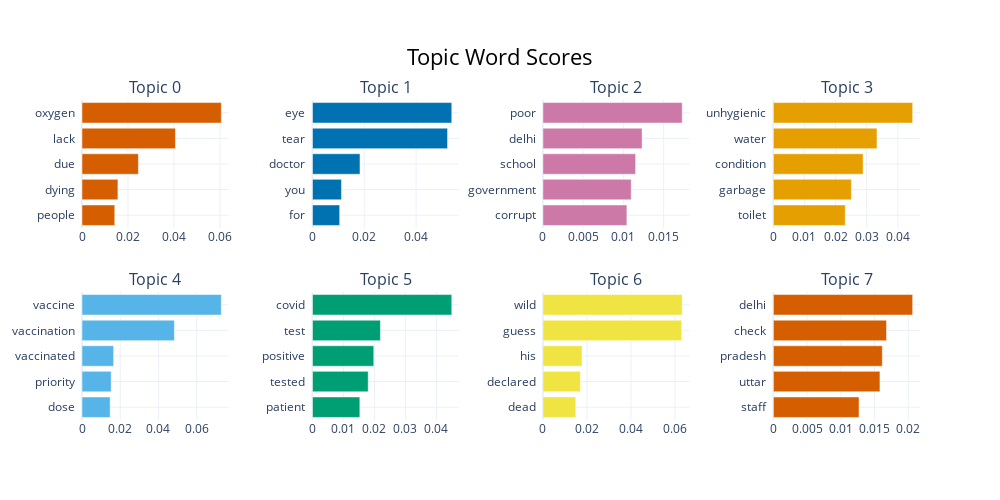

Notebook cell for this chart:
### Code cell
topic_model.visualize_barchart()

### Figure 1 — Plotly figure (JSON) as saved in the notebook; plotly's stock layout.template omitted (floating-point values rounded to 4 significant figures)
{"data": [{"marker": {"color": "#D55E00"}, "orientation": "h", "type": "bar", "x": [0.01426, 0.01563, 0.02453, 0.04065, 0.06062], "xaxis": "x", "y": ["people  ", "dying  ", "due  ", "lack  ", "oxygen  "], "yaxis": "y"}, {"marker": {"color": "#0072B2"}, "orientation": "h", "type": "bar", "x": [0.01051, 0.01119, 0.01835, 0.05215, 0.05378], "xaxis": "x2", "y": ["for  ", "you  ", "doctor  ", "tear  ", "eye  "], "yaxis": "y2"}, {"marker": {"color": "#CC79A7"}, "orientation": "h", "type": "bar", "x": [0.01043, 0.01097, 0.01152, 0.01232, 0.01731], "xaxis": "x3", "y": ["corrupt  ", "government  ", "school  ", "delhi  ", "poor  "], "yaxis": "y3"}, {"marker": {"color": "#E69F00"}, "orientation": "h", "type": "bar", "x": [0.0231, 0.02507, 0.02886, 0.03331, 0.04477], "xaxis": "x4", "y": ["toilet  ", "garbage  ", "condition  ", "water  ", "unhygienic  "], "yaxis": "y4"}, {"marker": {"color": "#56B4E9"}, "orientation": "h", "type": "bar", "x": [0.01474, 0.01528, 0.01655, 0.04833, 0.07289], "xaxis": "x5", "y": ["dose  ", "priority  ", "vaccinated  ", "vaccination  ", "vaccine  "], "yaxis": "y5"}, {"marker": {"color": "#009E73"}, "orientation": "h", "type": "bar", "x": [0.01528, 0.01798, 0.01978, 0.02192, 0.04494], "xaxis": "x6", "y": ["patient  ", "tested  ", "positive  ", "test  ", "covid  "], "yaxis": "y6"}, {"marker": {"color": "#F0E442"}, "orientation": "h", "type": "bar", "x": [0.01497, 0.01705, 0.01778, 0.06309, 0.06331], "xaxis": "x7", "y": ["dead  ", "declared  ", "his  ", "guess  ", "wild  "], "yaxis": "y7"}, {"marker": {"color": "#D55E00"}, "orientation": "h", "type": "bar", "x": [0.0127, 0.01579, 0.01615, 0.01676, 0.02064], "xaxis": "x8", "y": ["staff  ", "uttar  ", "pradesh  ", "check  ", "delhi  "], "yaxis": "y8"}], "layout": {"annotations": [{"font": {"size": 16}, "showarrow": false, "text": "Topic 0", "x": 0.0875, "xanchor": "center", "xref": "paper", "y": 1, "yanchor": "bottom", "yref": "paper"}, {"font": {"size": 16}, "showarrow": false, "text": "Topic 1", "x": 0.3625, "xanchor": "center", "xref": "paper", "y": 1, "yanchor": "bottom", "yref": "paper"}, {"font": {"size": 16}, "showarrow": false, "text": "Topic 2", "x": 0.6375, "xanchor": "center", "xref": "paper", "y": 1, "yanchor": "bottom", "yref": "paper"}, {"font": {"size": 16}, "showarrow": false, "text": "Topic 3", "x": 0.9125, "xanchor": "center", "xref": "paper", "y": 1, "yanchor": "bottom", "yref": "paper"}, {"font": {"size": 16}, "showarrow": false, "text": "Topic 4", "x": 0.0875, "xanchor": "center", "xref": "paper", "y": 0.4, "yanchor": "bottom", "yref": "paper"}, {"font": {"size": 16}, "showarrow": false, "text": "Topic 5", "x": 0.3625, "xanchor": "center", "xref": "paper", "y": 0.4, "yanchor": "bottom", "yref": "paper"}, {"font": {"size": 16}, "showarrow": false, "text": "Topic 6", "x": 0.6375, "xanchor": "center", "xref": "paper", "y": 0.4, "yanchor": "bottom", "yref": "paper"}, {"font": {"size": 16}, "showarrow": false, "text": "Topic 7", "x": 0.9125, "xanchor": "center", "xref": "paper", "y": 0.4, "yanchor": "bottom", "yref": "paper"}], "height": 500, "hoverlabel": {"bgcolor": "white", "font": {"family": "Rockwell", "size": 16}}, "showlegend": false, "title": {"font": {"color": "Black", "size": 22}, "text": "Topic Word Scores", "x": 0.5, "xanchor": "center", "yanchor": "top"}, "width": 1000, "xaxis": {"anchor": "y", "domain": [0, 0.175], "showgrid": true}, "xaxis2": {"anchor": "y2", "domain": [0.275, 0.45], "showgrid": true}, "xaxis3": {"anchor": "y3", "domain": [0.55, 0.725], "showgrid": true}, "xaxis4": {"anchor": "y4", "domain": [0.825, 1], "showgrid": true}, "xaxis5": {"anchor": "y5", "domain": [0, 0.175], "showgrid": true}, "xaxis6": {"anchor": "y6", "domain": [0.275, 0.45], "showgrid": true}, "xaxis7": {"anchor": "y7", "domain": [0.55, 0.725], "showgrid": true}, "xaxis8": {"anchor": "y8", "domain": [0.825, 1], "showgrid": true}, "yaxis": {"anchor": "x", "domain": [0.6, 1], "showgrid": true}, "yaxis2": {"anchor": "x2", "domain": [0.6, 1], "showgrid": true}, "yaxis3": {"anchor": "x3", "domain": [0.6, 1], "showgrid": true}, "yaxis4": {"anchor": "x4", "domain": [0.6, 1], "showgrid": true}, "yaxis5": {"anchor": "x5", "domain": [0, 0.4], "showgrid": true}, "yaxis6": {"anchor": "x6", "domain": [0, 0.4], "showgrid": true}, "yaxis7": {"anchor": "x7", "domain": [0, 0.4], "showgrid": true}, "yaxis8": {"anchor": "x8", "domain": [0, 0.4], "showgrid": true}}}
